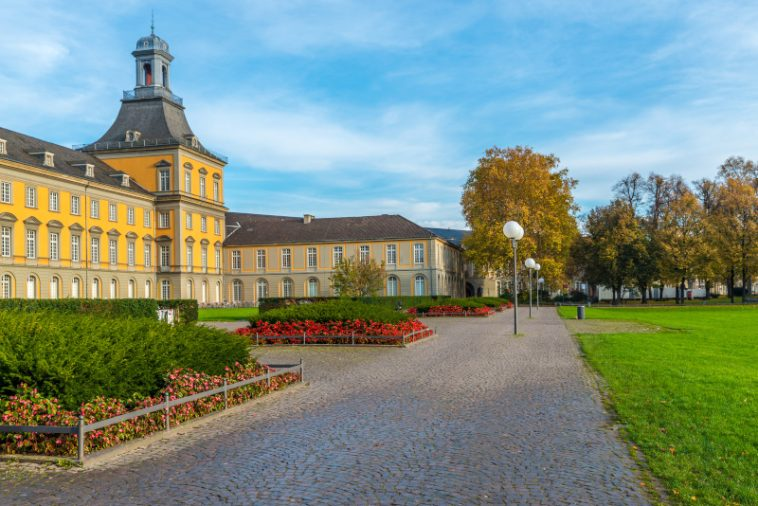
#> input picture Sheet01/bonn.jpg, 758 x 506 px
$ python q3_template.py
#> lines starting #> are read from the running program, lines starting #| are printed output that depends on the picture
import cv2
import numpy as np
import time

# ==============================================================================
# 0. Setup: Loading Image and Converting to Grayscale
# ==============================================================================
print("--- 0. Setup: Loading Image and Converting to Grayscale ---")

'''
TODO: Load the image 'bonn.jpg' and convert it to grayscale
'''
# mat = np.array([[3,1,5,4,2],[2,5,1,3,4],[7,1,3,2,1],[2,3,5,1,4],[3,4,1,6,8]])

# Load image and convert to grayscale
original_img_color = cv2.imread('bonn.jpg')  # Load 'bonn.jpg'
#> original_img_color is the input picture: shape (506, 758, 3); mean B, G, R 130.4, 143, 125.4
# cv2.imshow("Original Image", original_img_color)
# cv2.waitKey(0)
# cv2.destroyAllWindows()


gray_img = cv2.cvtColor(src=original_img_color, code=cv2.COLOR_BGR2GRAY)            # Convert to grayscale
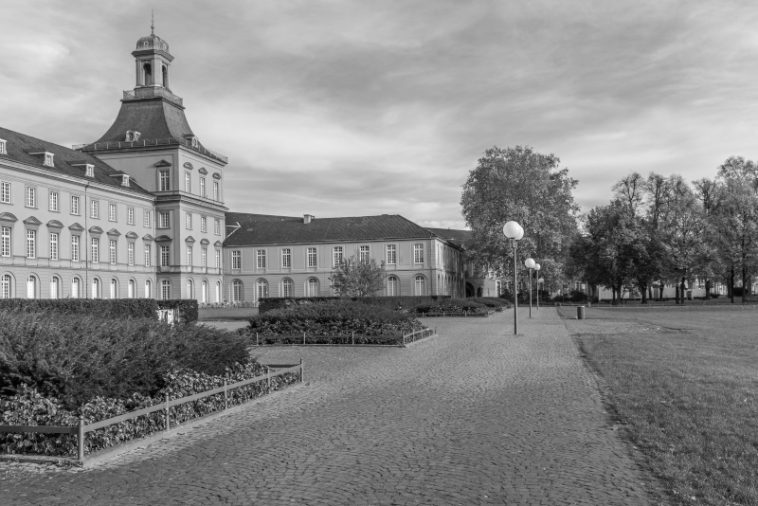
#> gray_img: shape (506, 758); min 0, max 254, mean 136.3
# cv2.imshow("gray_img", gray_img)
# cv2.waitKey(0)
# cv2.destroyAllWindows()

print(f"Image loaded successfully. Size: {gray_img.shape}")
#| Image loaded successfully. Size: (506, 758)

# ==============================================================================
# 1. Calculate Integral Image (Part a)
# ==============================================================================
print("\n--- a) Calculating Integral Image ---")


def calculate_integral_image(img):
    """
    Calculate the integral image (summed area table).
    Each pixel contains the sum of all pixels above and to the left.

    Args:
        img: Input grayscale image

    Returns:
        Integral image with dimensions (height+1, width+1)

    TODO:
    1. Create an integral image array
    2. Iterate through all pixels and compute integral values
    """
    int_img_arr = np.zeros(shape=(img.shape[0]+1, img.shape[1]+1), dtype=np.float64)

    # row, col
    for r in range(img.shape[0]):
        for c in range(img.shape[1]):
            int_img_arr[r+1][c+1] = int_img_arr[r+1][c] + int_img_arr[r][c+1] - int_img_arr[r][c] + img[r][c]
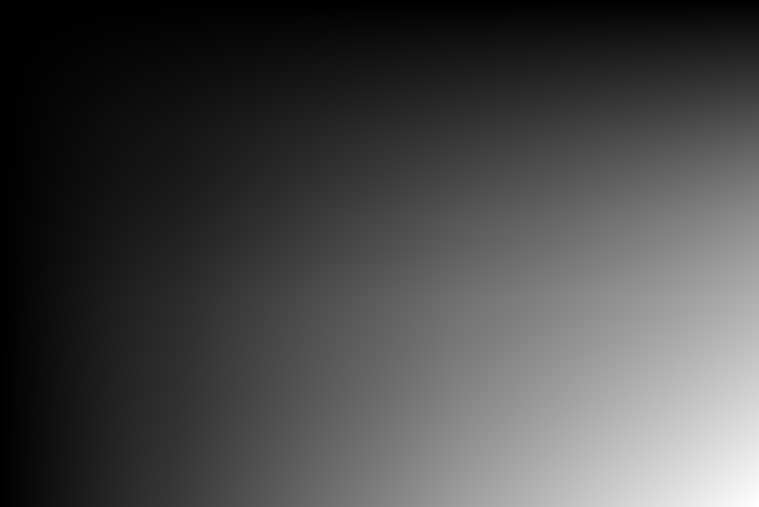
#> int_img_arr: shape (507, 759) float64; min 0, max 52279541, mean 14996353.8; drawn with min black and max white

    return int_img_arr


# Calculate integral image
integral_img = calculate_integral_image(gray_img)
print("Integral image calculated successfully.")
print(f"Integral image size: {integral_img.shape}")
#| Integral image size: (507, 759)

# ==============================================================================
# 2. Compute Mean Using Integral Image (Part b)
# ==============================================================================
print("\n--- b) Computing Mean Using Integral Image ---")


# TODO: explain to me what it means 1-indexed
def mean_using_integral(integral, top_left, bottom_right):
    """
    Calculate mean gray value using integral image.
    Time Complexity: O(1)

    Args:
        integral: The integral image
        top_left: (row, col) - top left corner of the region
        bottom_right: (row, col) - bottom right corner of the region

    Returns:
        Mean gray value of the region

    TODO:
    1. Extract coordinates from top_left and bottom_right
    2. Adjust indices for integral image (remember it's 1-indexed)
    3. Return Sum / number_of_pixels
    """
#> called with top_left = (10, 10), bottom_right = (60, 80)

    sum = integral[top_left[0]][top_left[1]] - integral[top_left[0]][bottom_right[1]+1] - integral[bottom_right[0]+1][top_left[1]] + integral[bottom_right[0]+1][bottom_right[1]+1] # Placeholder return statement
#> sum = 759673
    num_pixels = (bottom_right[0] - top_left[0] + 1) * (bottom_right[1] - top_left[1] + 1)
    return sum / num_pixels


    pass


# Define region
top_left = (10, 10)
bottom_right = (60, 80)

# Calculate mean using integral image
mean_integral = mean_using_integral(integral_img, top_left, bottom_right) # None  # Call mean_using_integral()
#> mean_integral = 209.8

print(f"Region: Top-left {top_left}, Bottom-right {bottom_right}")
print(f"Region size: {bottom_right[0] - top_left[0] + 1} x {bottom_right[1] - top_left[1] + 1} pixels")
print(f"Mean gray value (Integral Image Method): {mean_integral:.2f}")
#| Mean gray value (Integral Image Method): 209.80

# ==============================================================================
# 3. Compute Mean by Direct Summation (Part c)
# ==============================================================================
print("\n--- c) Computing Mean by Direct Summation ---")


def mean_by_direct_sum(img: np.ndarray, top_left, bottom_right):
    """
    Calculate mean gray value by summing all pixels in region.
    Time Complexity: O(w * h) where w and h are region dimensions

    Args:
        img: The grayscale image
        top_left: (row, col) - top left corner of the region
        bottom_right: (row, col) - bottom right corner of the region

    Returns:
        Mean gray value of the region

    TODO:
    1. Extract the region from the image using array slicing
    2. Calculate and return the mean of all pixels in the region
      """
    return img[top_left[0]:bottom_right[0]+1, top_left[1]:bottom_right[1]+1].mean()


# Calculate mean using direct summation
mean_direct = mean_by_direct_sum(gray_img, top_left, bottom_right)  # None  # Call mean_by_direct_sum(  )
#> mean_direct = 209.8

print(f"Mean gray value (Direct Summation Method): {mean_direct:.2f}")
#| Mean gray value (Direct Summation Method): 209.80

# ==============================================================================
# 4. Analyze Computational Complexity (Part d)
# ==============================================================================
print("\n--- d) Computational Complexity Analysis ---")

'''
TODO:
1. Benchmark both methods by running them multiple times (e.g., 100 iterations)
2. Measure execution time for both methods using time.perf_counter()
3. Compare the execution times
4. Verify that both methods produce the same result
5. Print the results:
   - Method name
   - Average execution time
   - Performance improvement factor


'''

# Benchmark parameters
iterations = 100

print(f"\nBenchmarking with {iterations} iterations...\n")

# TODO: Implement benchmarking code here

# Experiment integral method
time_integral_start = time.time()
integral_res_exp = None
for _ in range(iterations):
    integral_res_exp = mean_using_integral(integral_img, top_left, bottom_right)
time_integral = time.time() - time_integral_start

# Experiment direct computation
time_direct_start = time.time()
direct_res_exp = None
for _ in range(iterations):
    direct_res_exp = mean_by_direct_sum(gray_img, top_left, bottom_right)
time_direct = time.time() - time_direct_start

if integral_res_exp == direct_res_exp:
    print("Both methods yield the same result.")
else:
    print("Results differ between methods!")

# TODO: Display results
print(f"Integral Image Method: {time_integral/iterations:.10f} seconds per iteration")
print(f"Direct Summation Method: {time_direct/iterations:.10f} seconds per iteration")

# TODO: Print theoretical complexity explanation
print("\nTheoretical Complexity Analysis:")
print("Integral Image Method: O(1) - Constant time complexity regardless of region size.")
print("Direct Summation Method: O(w * h) - Time complexity grows with the area of the region.")
print("As the region size increases, the performance advantage of the Integral Image Method becomes more pronounced.")
